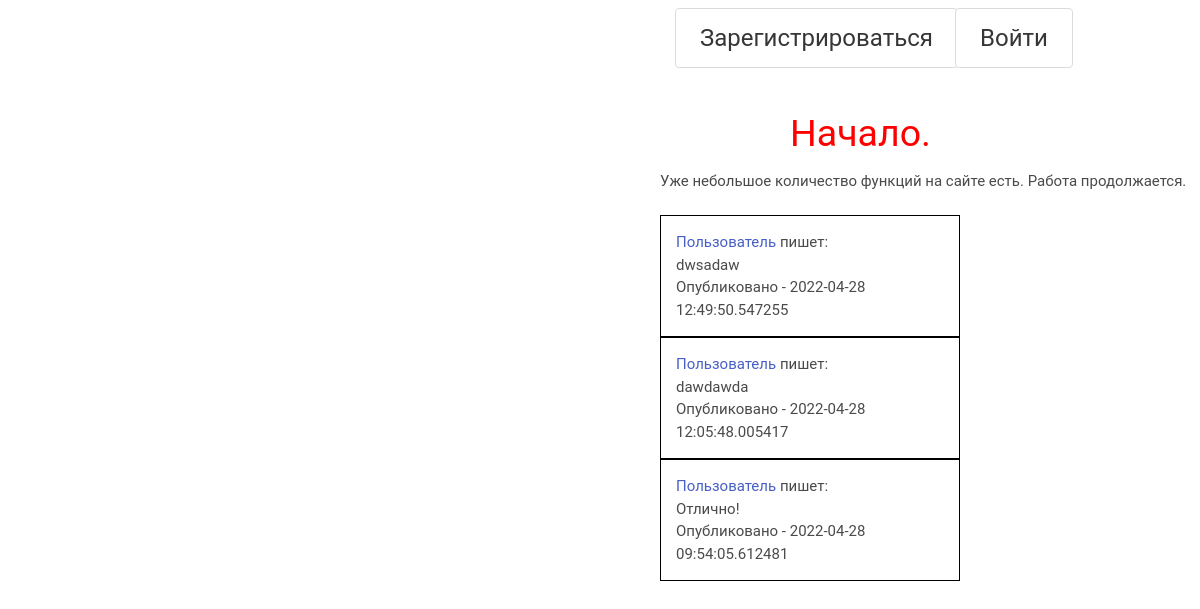
The page /news/1 on the database as committed earlier.
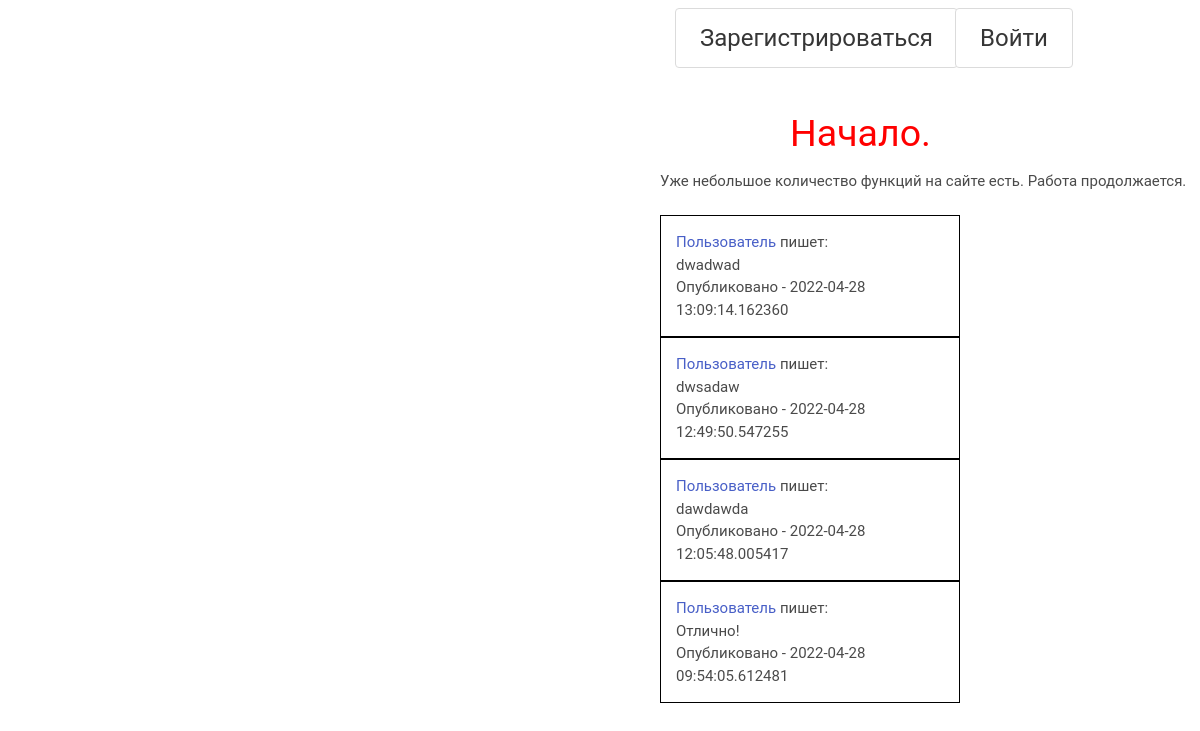
The same page on the database as committed later.
### databases/site_news.py (models this page shows)
class SiteNews(SqlAlchemyBase):
    __tablename__ = "sitenews"
    id = sqlalchemy.Column(sqlalchemy.Integer, primary_key=True, autoincrement=True)
    title = sqlalchemy.Column(sqlalchemy.String, nullable=True)
    quickdescription = sqlalchemy.Column(sqlalchemy.String, nullable=True)
    content = sqlalchemy.Column(sqlalchemy.String, nullable=True)
    date = sqlalchemy.Column(sqlalchemy.DateTime, default=datetime.datetime.now)

### databases/commentaries.py (models this page shows)
class Comment(SqlAlchemyBase):
    __tablename__ = "comments"
    id = sqlalchemy.Column(sqlalchemy.Integer, primary_key=True, autoincrement=True)
    user_id = sqlalchemy.Column(sqlalchemy.Integer, nullable=True)
    type_id = sqlalchemy.Column(sqlalchemy.String, nullable=True)
    text = sqlalchemy.Column(sqlalchemy.String, nullable=True)
    date = sqlalchemy.Column(sqlalchemy.DateTime, default=datetime.datetime.now)

### main.py (the view)
@app.route('/news/<int:id>', methods=['GET', 'POST'])
def news_page(id, message=''):
    db_sess = db_session.create_session()
    news = db_sess.query(SiteNews).filter(SiteNews.id == id).first()
    all_comments = db_sess.query(Comment).filter(Comment.type_id.like("%news%")).all()
    this_news_comments = [i for i in all_comments
                          if int(i.type_id[len(i.type_id) - i.type_id[::-1].index(':'):]) == id]
    return render_template('newspage.html', title=news.title, sitenews=news, news_id=id, comments=this_news_comments,
                           message=message)

### databases/db_session.py (called while the page is built)
def create_session() -> Session:
    global __factory
    return __factory()

### templates/newspage.html (shortened to what this page needs)
{% extends "base.html" %}
{% block content %}
<h1>{{sitenews.title}}</h1>
<div class="newsdesc">
    {{sitenews.content}}
    <br>
    <br>
    {% for comment in comments[::-1]%}
    <div class="onenewsdiv">
        <h2><a href=/user/{{comment.user_id}}>Пользователь</a> пишет:</h2>
        <div>
            <p>{{comment.text}}</p>
        </div>
        <div>
            <p>Опубликовано - {{comment.date}}</p>
        </div>
    </div>
    {% endfor %}
</div>
{% endblock %}

### templates/base.html (shortened to what this page needs)
<!DOCTYPE html>
<html lang="ru">
<head>
    <link rel="stylesheet" type="text/css" href="{{ url_for('static', filename='bulma.css') }}">
    <link rel="stylesheet" type="text/css" href="{{ url_for('static', filename='main.css') }}">
</head>
<body>
<header>
      <nav>
          <p>
              {% if current_user.is_authenticated %}
              <a class="button is-large wall btntop" href="/wall">Стена</a>
              <a class="button is-large mainpage btntop" href="/">Новости</a>
              <a class="button is-large account btntop" href=/user/{{current_user.id}}>Аккаунт</a>
              <a class="button is-large groups btntop" href="/groups">Группы</a>
              <a class="button is-large is-info start btntop" href="/game">Начать игру</a>
              <a class="button is-large is-danger logout btntop" href="/logout">Выйти</a>
              {% else %}
              <a class="button is-large signup btntop" href="/register">Зарегистрироваться</a>
              <a class="button is-large signin btntop" href="/sign_in">Войти</a>
              {% endif %}
          </p>
      </nav>
    </header>
<main role="main">
    {% block content %} {% endblock %}
</main>
</body>
</html>

### static/main.css (style rules this page uses)
.btntop { top : 7.5px; }
.signup { position: absolute; left : 675px; }
.signin { position: absolute; left : 955px; }
.onenewsdiv { width : 300px; max-width : 300px; border : solid 1px black; padding : 15px; }
.newsdesc { position: absolute; top : 170px; left : 660px; }
body { font-family: roboto, sans-serif; font-size: 15px; }
h1 { color : red; position: absolute; top : 105px; left : 790px; font-size : 2.5em; }

Rows that differ between the two databases and show on the page:
added Comment: text "dwadwad", date "2022-04-28 13:09:14.162360"
